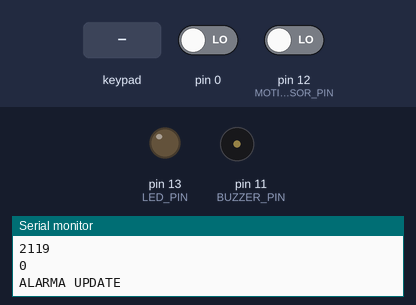
Bench run of a program on a simulated Arduino Uno, built with avr-gcc and run on an emulated ATmega328P. Parts: output pins drawn as LEDs (lit = HIGH), buzzer (waves = sounding), the last lines printed to the serial monitor. Wiring (inferred from the names in the program): 4×4 keypad with keys 1 2 3 A 4 5 6 B 7 8 9 C * 0 # D: rows pin 5, pin 4, pin 3, pin 2; columns pin 9, pin 8, pin 7, pin 6. Dashed ring = blinking. Inputs (shaded band) come from the test bench; at power-on: pin 0 LOW, pin 12 (MOTION_SENSOR_PIN) LOW. Pins used as bus, display or sensor lines are not drawn.

Above: at 2.2 s.
2.3 s: key '*' pressed
At 2.79 s:
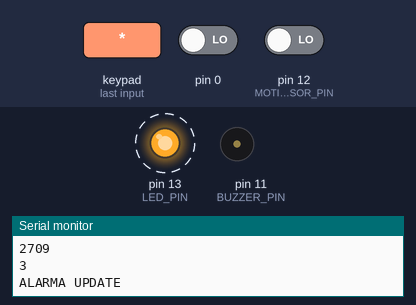
5.3 s: keypad keys 5 5 5 pressed 0.4 s apart
8.3 s: key 'A' pressed
At 8.42 s:
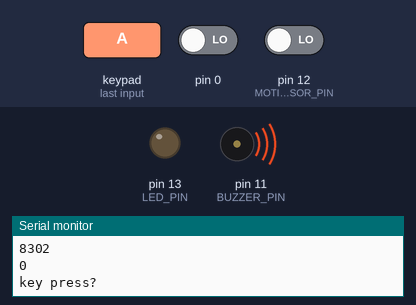
10.0 s: keypad keys 5 5 5 # pressed 0.4 s apart
At 10.73 s:
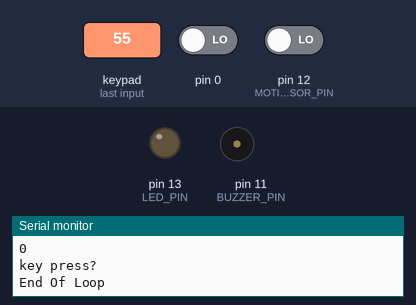
13.1 s: key 'B' pressed
At 14.5 s:
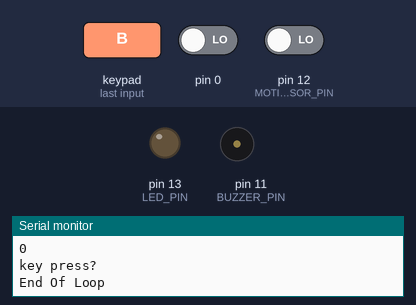
14.8 s: keypad keys 5 5 5 D pressed 0.4 s apart
At 14.92 s:
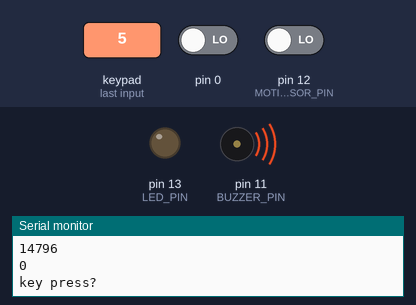
Timing chart, 0 to 18.2 s (numbered marks = the images above; inputs shaded):
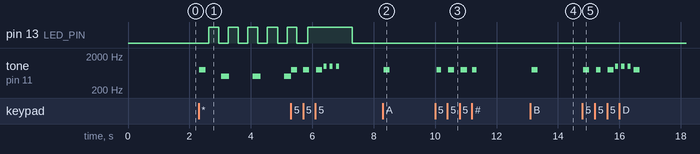

Measured:
- after the input at 2.3 s, pin 13 (LED_PIN): alternates HIGH for 0.33 s and LOW for 0.31 s, starting after 0.32 s; tone on pin 11 (BUZZER_PIN): plays 800 Hz for 0.20 s, 500 Hz for 0.25 s, 500 Hz for 0.25 s, 500 Hz for 0.21 s, starting at once
- after the input at 8.3 s, tone on pin 11 (BUZZER_PIN): silent → 800 Hz at once, → silent 0.20 s later
- after the input at 10.0 s, tone on pin 11 (BUZZER_PIN): alternates 800 Hz for 0.18 s and silent for 0.22 s, 8 changes in all, then stays silent, starting after 0.05 s
- after the input at 13.1 s, tone on pin 11 (BUZZER_PIN): silent → 800 Hz after 0.05 s, → silent 0.20 s later
- after the input at 14.8 s, tone on pin 11 (BUZZER_PIN): plays 800 Hz for 0.20 s, 800 Hz for 0.15 s, 800 Hz for 0.20 s, 1000 Hz for 0.10 s, 1000 Hz for 0.10 s, 1000 Hz for 0.10 s … (7 notes in this stretch), starting at once

The program:

main.cpp
```cpp
#include <Arduino.h>

// Configuración
#define LED_PIN 13
#define BUZZER_PIN 11
#define MOTION_SENSOR_PIN 12
#define ALARM_STANDBY_TIME 3000

// Modos del sistema
enum Modes
{
  OFF,
  ON,
  ALARM,
  STANDBY,
  TIME,
  NUM_MODES
};

// Definicioón de la estructura de tono del Buzzer
struct ToneSetting
{
  int frequency;
  unsigned long duration;
};

#define ROWS 4
#define COLS 4
// Define los pines del Arduino que estarán conectados a las filas y columnas del teclado
const int rowPins[ROWS] = {5, 4, 3, 2}; // Conectar a los pines del Arduino correspondientes a las filas 5-8
const int colPins[COLS] = {9, 8, 7, 6}; // Conectar a los pines del Arduino correspondientes a las columnas 1-4

const char keys[ROWS][COLS] = {
    {'1', '2', '3', 'A'},
    {'4', '5', '6', 'B'},
    {'7', '8', '9', 'C'},
    {'*', '0', '#', 'D'}};
#define NO_KEY '\0' // Definir NO_KEY como un carácter nulo

// Definición de la clase Updater que se encarga de actualizar el estado de los objetos que heredan de ella cada cierto tiempo.
class Updater
{
protected:
  const unsigned long interval;
  unsigned long previousMillis;

public:
  Updater(unsigned long interval) : interval(interval), previousMillis(0) {}

  void update()
  {
    unsigned long currentMillis = millis();
    if (currentMillis - previousMillis >= interval)
    {
      previousMillis = currentMillis;
      performUpdate();
    }
  }
  virtual void performUpdate() = 0;
};

// LEDBlinker
// Definición de la clase LEDBlinker que hereda de Updater
// La clase LEDBlinker se encarga de manejar el estado del LED según el modo del sistema.
class LEDBlinker : public Updater
{
private:
  int ledPin;
  Modes mode = Modes::OFF;
  static void (*updateFunctions[static_cast<int>(Modes::NUM_MODES)])(int); // Array de punteros a función para actualizar el LED

public:
  LEDBlinker(int pin, unsigned long interval) : Updater(interval), ledPin(pin)
  {
    pinMode(ledPin, OUTPUT);
    // Asigna funciones a cada modo
    updateFunctions[static_cast<int>(Modes::OFF)] = &LEDBlinker::turnOff;
    updateFunctions[static_cast<int>(Modes::ON)] = &LEDBlinker::turnOn;
    updateFunctions[static_cast<int>(Modes::STANDBY)] = &LEDBlinker::toggle;
    updateFunctions[static_cast<int>(Modes::TIME)] = &LEDBlinker::toggle;
    updateFunctions[static_cast<int>(Modes::ALARM)] = &LEDBlinker::toggle;
  };

  // Implementación específica de la actualización para el LEDBlinker
  void performUpdate() override
  {
    // Llama a la función correspondiente al modo actual
    updateFunctions[static_cast<int>(mode)](ledPin);
  }
  // Funciones estáticas para actualizar el LED
  static void turnOff(int pin) // Función estática para apagar el LED
  {
    digitalWrite(pin, LOW); // Apaga el LED
  }
  static void turnOn(int pin) // Función estática para encender el LED
  {
    digitalWrite(pin, HIGH); // Enciende el LED
  }
  static void toggle(int pin) // Función estática para cambiar el estado del LED
  {
    digitalWrite(pin, !digitalRead(pin)); // Cambia el estado del LED
  }
  void changeMode(Modes newMode) // Cambia el modo del LEDBlinker
  {
    mode = newMode; // Cambia el modo
  }
};
// Inicializa el arreglo de punteros a función para actualizar el LED en cada modo del sistema
void (*LEDBlinker::updateFunctions[static_cast<int>(Modes::NUM_MODES)])(int) = {nullptr};
class Buzzer : public Updater
{
private:
  int pin;                             // Pin del buzzer
  Modes mode = Modes::OFF;             // Modo del sistema
  ToneSetting toneSettings[NUM_MODES]; // Arreglo de ajustes de tono para cada modo

public:
  Buzzer(int pin, unsigned long interval) : Updater(interval), pin(pin) // Constructor
  {
    pinMode(pin, OUTPUT); // Configura el pin del buzzer como salida
    // Configura los ajustes de tono para cada modo
    toneSettings[OFF] = {0, 0};         // Frecuencia y duración del tono para el modo OFF
    toneSettings[ON] = {0, 0};          // Frecuencia y duración del tono para el modo ON
    toneSettings[ALARM] = {1000, 0};    // Frecuencia y duración del tono para el modo ALARM
    toneSettings[STANDBY] = {500, 250}; // Frecuencia y duración del tono para el modo STANDBY
    toneSettings[TIME] = {500, 250};    // Frecuencia y duración del tono para el modo DEACTIVATE_TIME
  };

  void performUpdate() override // Actualiza el estado del buzzer
  {
    ToneSetting setting = toneSettings[mode]; // Obtiene los ajustes de tono para el modo actual
    if (setting.frequency == 0)               // Si la frecuencia es 0
    {
      noTone(pin); // Apaga el buzzer
    }
    else // Si la frecuencia no es 0
    {
      tone(pin, setting.frequency, setting.duration); // Enciende el buzzer con los ajustes de tono
    }
  }
  void changeMode(Modes newMode) // Cambia el modo del buzzer
  {
    mode = newMode; // Cambia el modo
  }

  static void beep()
  {
    tone(BUZZER_PIN, 800, 200);
    delay(100);
  }
  static void tripleBeep()
  {
    delay(100);
    for (int i = 0; i < 3; i++)
    {
      tone(BUZZER_PIN, 1000, 100);
      delay(200);
    }
  }
};
// ALARM
// Definición de la clase Alarm que hereda de Updater
// La clase Alarm se encarga de manejar el estado de la alarma
// y de cambiar el modo del sistema.
class Alarm : public Updater
{
private:
  Modes mode = Modes::OFF;                              // Modo de la alarma
  bool isRunning = false;                               // Estado de la alarma
  bool isActivated = false;                             // Estado de la activación de la alarma
  const unsigned long standByTime = ALARM_STANDBY_TIME; // Tiempo de espera para activar la alarma
  unsigned long activationTime = 0;                     // Tiempo en el que se ha activado la alarma (en millis)

public:
  Alarm(unsigned long interval) : Updater(interval), isRunning(false) {}

  void performUpdate() override // Actualiza el estado de la alarma
  {
    Serial.println("ALARMA UPDATE");

    if (activationTime == 0) // Si no se ha activado la alarma
      return;                // No hace nada
                             // Si estamos en STANDBY y el tiempo se ha excedido, cambiamos a DEACTIVATE_TIME
    if (mode == Modes::STANDBY && (millis() - activationTime > standByTime))
    {
      mode = Modes::ON;
      Serial.println("Cambiando a ON");
      // Reiniciar el contador para DEACTIVATE_TIME
      return;
    }
    // Si estamos en DEACTIVATE_TIME y el tiempo se ha excedido, cambiamos a ALARM
    if (mode == Modes::TIME && (millis() - activationTime > standByTime))
    {
      mode = Modes::ALARM;
      Serial.println("ALARMA ACTIVADA: Tiempo de desactivación excedido");
      return;
    }
    // mode = Modes::ON;   // Cambia el modo del sistema a ON
    // return;             // Termina la función
  }
  Modes getAlarmMode() // Devuelve el modo de la alarma
  {
    return mode; // Devuelve el modo
  }
  // bool getAlarmState() // Devuelve el estado de la alarma
  // {
  //   return isRunning; // Devuelve el estado
  // }

  void alarm() // Hace 'Sonar' la alarma (cambia el modo del sistema a ALARM)
  {
    if (isActivated == false) // Si la alarma no está activada
      return;                 // No hace nada
    // if (mode == Modes::ALARM) // Si la alarma ya está sonando
    //   return;                 // No hace nada
    if (mode == Modes::ON)
    {                     // Si la alarma está activada y no está sonando
      mode = Modes::TIME; // Cambia el modo del sistema a DEACTIVATE_TIME
      Serial.println("ALARMA SONANDO - ESPERANDO A QUE SE DESACTIVE !!!!!!!!!!!!!!!!!!!!!!!!!!!!!!!");
      delay(100);
      Serial.println(millis());
      activationTime = millis(); // Guarda tiempo de la activación;
      // isRunning = true;          // Cambia el estado de la alarma a sonando
      return; // Termina la función
    }
    if (!isRunning) // Si la alarma no está sonando
    {

      mode = Modes::ALARM; // Cambia el modo del sistema a ALARM
      Serial.println("HA ENTRADO ALGUIEN");
      Serial.println("ALARMA SONANDO - EVIA UN EMAIL MAIILLLLLLLLLLLLLLLLLLL");
      isRunning = true; // Cambia el estado de la alarma a sonando
      return;           // Termina la función
    }
    isRunning = true; // Cambia el estado de la alarma a sonando en los otros casos
    Serial.println("ALARMA SONANDO");
  }
  void deactivate() // Desactiva la alarma
  {
    isRunning = false;   // Cambia el estado de la alarma a apagado
    isActivated = false; // Cambia el estado de la alarma a apagado
    activationTime = 0;  // Reinicia el tiempo de espera
    mode = Modes::OFF;   // Cambia el modo del sistema a OFF
    Buzzer::tripleBeep();
    Serial.println("DESACTIVAR");
  }
  void activate() // Activa la alarma
  {
    isActivated = true;        // Cambia el estado de la alarma a activado
    activationTime = millis(); // Guarda tiempo de la activación

    mode = Modes::STANDBY; // Cambia el modo del sistema a STANDBY
    Serial.println("ACTIVAR ALARMA");
  }
};

// SENSOR DE MOVIMIENTO
// Definición de la clase MotionSensor que se encarga de leer el estado del sensor de movimiento
// y devolver el estado del mismo.
class MotionSensor
{
private:
  int motionSensorPin;
  bool motionState = digitalRead(motionSensorPin);

public:
  MotionSensor(int pin)
  {
    motionSensorPin = pin;
    pinMode(motionSensorPin, INPUT);
  }

  bool motionDetected()
  {
    motionState = digitalRead(motionSensorPin);
    return motionState;
  }
};

// BUZZER
// Definición de la clase Buzzer que hereda de Updater y se encarga de manejar el estado del buzzer
// según el modo del sistema.

// KEYPAD
// Definición de la clase Keypad que se encarga de leer el estado del teclado numérico
class Keypad
{
private:
  String password = "555"; // Contraseña esperada
  String enteredPassword = "";
  Alarm *alarmSystem;

public:
  Keypad(Alarm *alarm) : alarmSystem(alarm)
  {
    // Configurar los pines de fila como salidas y los pines de columna como entradas con resistencia pull-up
    for (int i = 0; i < ROWS; i++)
    {
      pinMode(rowPins[i], OUTPUT);
      digitalWrite(rowPins[i], HIGH); // Desactiva la fila
    }
    for (int i = 0; i < COLS; i++)
    {
      pinMode(colPins[i], INPUT_PULLUP);
    }
  }

  char getKeyPressed()
  {
    Serial.println("key press?");
    for (int row = 0; row < ROWS; row++)
    {
      digitalWrite(rowPins[row], LOW); // Activa la fila
      for (int col = 0; col < COLS; col++)
      {
        if (digitalRead(colPins[col]) == LOW)
        { // Si se detecta un botón presionado
          Buzzer::beep();
          Serial.println("key press");
          delay(50); // Debounce
          while (digitalRead(colPins[col]) == LOW)
            ; // Espera hasta que se suelte la tecla
          Serial.println("key soltada");
          digitalWrite(rowPins[row], HIGH); // Desactiva la fila
          Serial.println(keys[row][col]);
          return keys[row][col];
        }
      }
      digitalWrite(rowPins[row], HIGH); // Desactiva la fila
    }
    return NO_KEY; // Ninguna tecla presionada
  }

  void update()
  {
    Serial.println(enteredPassword);
    char key = getKeyPressed();
    if (key == '*')
    {
      alarmSystem->activate();
      return;
    }
    if (key != NO_KEY)
    {
      enteredPassword += key;
      if (enteredPassword.length() == password.length())
      { // Suponiendo que la contraseña tenga 4 dígitos
        if (enteredPassword == password)
        { // Suponiendo que "1234" es la contraseña correcta
          Serial.println("Contraseña correcta");
          alarmSystem->deactivate();
        }
        enteredPassword = ""; // Limpia la contraseña ingresada, sea correcta o no
      }
    }
  }
};

// Variables globales

int globalInterval = 100;

LEDBlinker ledBlinker(LED_PIN, 300);          // Crea un objeto LEDBlinker que es actualizable cada 300 ms
Alarm alarma(100);                            // Crea un objeto Alarm que se actualizable cada 1 segundo
MotionSensor motionSensor(MOTION_SENSOR_PIN); // Crea un objeto MotionSensor
Buzzer buzzer(BUZZER_PIN, 1000);              // Crea un objeto Buzzer que es actualizable cada 1 segundo
Keypad keypad(&alarma);                       // Crea un objeto Keypad

// Modes mode = Modes::OFF; // Modo del sistema inicial establecido en OFF

// SETUP
// Función de configuración que se ejecuta una vez al inicio del programa
void setup()
{
  Serial.begin(9600); // Inicializa el puerto serial
  // pinMode(5, INPUT_PULLUP); // Botón de activación de la alarma
  //  pinMode(6, INPUT_PULLUP); // Botón de desactivación de la alarma

  delay(1000); // Espera 1 segundo antes de empezar el loop
}

// LOOP
// Función que se ejecuta continuamente
void loop()
{
  Serial.println(millis());
  Modes mode = alarma.getAlarmMode(); // Actualiza el modo del sistema despues de tiempo de espera
  // bool activateAlarma = !digitalRead(5); // Botón de activación de la alarma cambiar por boton del teclado

  Serial.println(mode);
  //  Activa la alarma
  // if (activateAlarma)
  // {
  //   // mode = "STANDBY";
  //   alarma.activate();
  // }

  // Si la alarma está activada y se detecta movimiento
  if (mode == Modes::ON && motionSensor.motionDetected())
  {
    // mode = "ALARM";
    alarma.alarm();
  }

  alarma.update();             // Actualiza el estado de la alarma empezando por el tiempo de espera
  keypad.update();             // Actualiza el estado del teclado numérico
  buzzer.changeMode(mode);     // Cambia el modo del BUZZER
  ledBlinker.changeMode(mode); // Cambia el modo del LEDBlinker
  buzzer.update();             // Actualiza el estado del BUZZER
  ledBlinker.update();         // Actualiza el estado del LED

  Serial.println("End Of Loop");
  // delay(500); // Espera 100 ms antes de volver a ejecutar el loop
}
```

LEDBlinker.cpp
```cpp
#include <Arduino.h>
#include "global/Updater.cpp"

class LEDBlinker : public Updater
{
private:
    int ledPin;

public:
    LEDBlinker(int pin, unsigned long interval) : Updater(interval), ledPin(pin)
    {
        pinMode(ledPin, OUTPUT);
    }

    // Implementación específica de la actualización para el LEDBlinker
    void performUpdate() override
    {
        digitalWrite(ledPin, !digitalRead(ledPin)); // Cambia el estado del LED
    }
};
```

Updater.cpp
```cpp
#include <Arduino.h>

class Updater
{
protected:
  unsigned long previousMillis;
  const unsigned long interval;

public:
  Updater(unsigned long interval) : previousMillis(0), interval(interval) {}

  virtual void update()
  {
    unsigned long currentMillis = millis();
    if (currentMillis - previousMillis >= interval)
    {
      previousMillis = currentMillis;
      performUpdate(); // Llama a la función que se debe implementar en la clase derivada
    }
  }

  // Función virtual pura que las clases derivadas deben implementar
  virtual void performUpdate() = 0;
};
```
